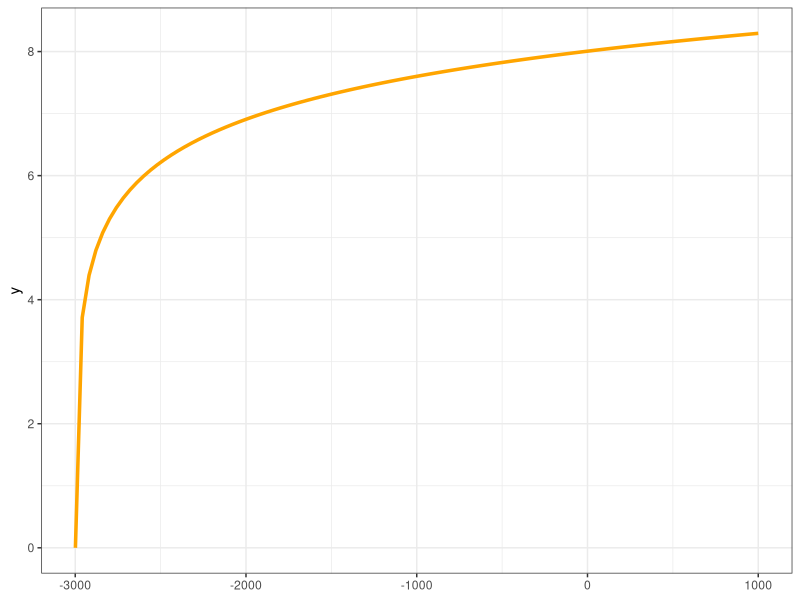
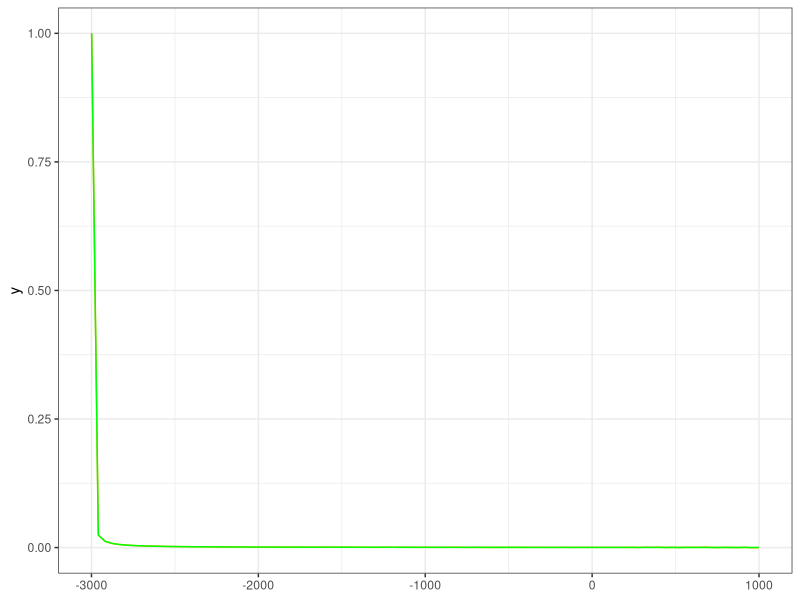

Write R code to recreate these figures, in order.
## ---- chunk 1
knitr::opts_chunk$set(echo = TRUE)
library(knitr)
library(tidyverse)
library(pracma) 
## ---- chunk 2
u <- function(x){log(x+3000)}

ggplot()+
  geom_function(fun=u, 
                linewidth=1.2, color="orange", xlim=c(-2999, 1000))+
  theme_bw()
## ---- chunk 3
m <- 760/0.92
X <- c(1000, 2*m-1000, 1000-2*m, -1000)
X
## ---- chunk 4
P <- c(0.42, 0.28, 0.18, 0.12)
## ---- chunk 5
E_x <- sum(X*P)
E_x

## ---- chunk 6
u(X)
E_u <- sum(u(X)*P)
E_u
## ---- chunk 7
xc_f <- function(x){u(x)-E_u}


xc <- newtonRaphson(xc_f, 500)$root
xc
## ---- chunk 8
prima <- E_x-xc
prima
## ---- chunk 9
r <- function(x){-fderiv(u,x,n=2, method="central")/fderiv(u,x,n=1,  
                                                           method="central")}



ggplot()+
  geom_function(fun=r, xlim=c(-2999, 1000)
                , color="orange")+
  geom_function(fun=function(x)1/(x+3000), xlim=c
                (-2999, 1000), color="green")+
  theme_bw()
